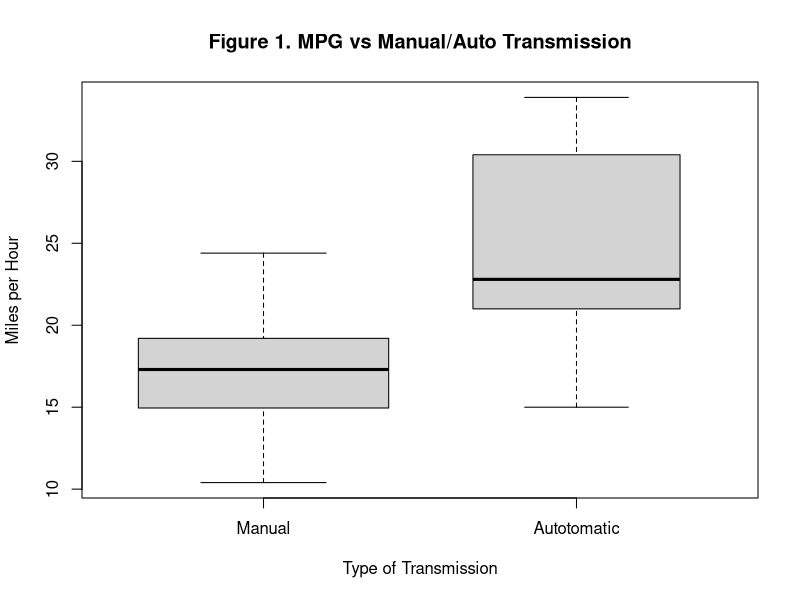
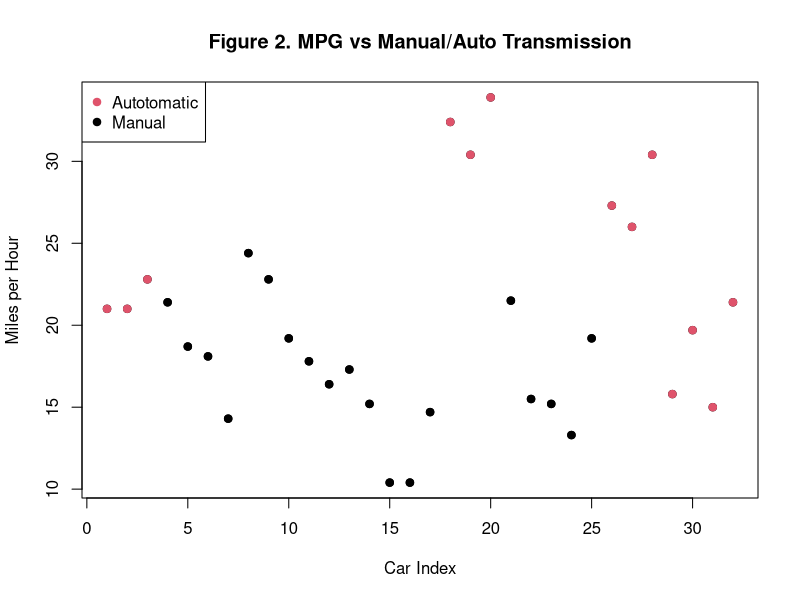

These figures' R source, in order: (Note: this script raises an error after producing the figures.)
## ---- chunk 1
library(car)
#pairs(myMtCars, panel = panel.smooth, main = "Car data", col = myMtCars$transmission)
myMtCars = data.frame(mtcars)
#myMtCars <- myMtCars[myMtCars$cyl != 8,] # NA
myMtCars$cyl <- ordered(myMtCars$cyl)
myMtCars$gear <- ordered(myMtCars$gear, labels=c("3","4","5"))
myMtCars$carb <- ordered(myMtCars$carb, labels=c("1","2","4","3","6","8"))
myMtCars$vs <- factor(myMtCars$vs, labels=c("V","Straight"))
myMtCars$transmission <- factor(mtcars$am, labels=c("Manual","Autotomatic"))
myMtCars <- myMtCars[, names(myMtCars) != "am"] # drop am variable

cf<-summary(lm(mpg ~ transmission, data = myMtCars))$coef   
allvarlm <- summary(lm(mpg ~., data=myMtCars))
wtCorr <- abs(round(cor(myMtCars$mpg,myMtCars$wt),2)*100)
ttest <- t.test(myMtCars[myMtCars$transmission == "Manual",]$mpg,myMtCars[myMtCars$transmission != "Manual",]$mpg)
#plot(myMtCars$mpg,pch=19,xlab = "Car Index", ylab = "Miles per Hour")
#points(myMtCars$mpg,pch=19,col=((myMtCars$transmission=="Manual")*1+1))
mod1 <- lm(mpg ~ transmission*., data=myMtCars) # all
mod2 <- lm(mpg ~ transmission:disp + transmission:hp + transmission:drat + transmission:wt + transmission:qsec,data=myMtCars) # remove NA
mod2.0 <- lm(mpg ~ transmission:wt + transmission:hp,data=myMtCars)
#mod3 <- lm(mpg ~ transmission:cyl + transmission:disp + transmission:hp + transmission:drat + transmission:wt + transmission:qsec,data=myMtCars)
mod2.1 <- lm(mpg ~ transmission:wt + transmission:qsec,data=myMtCars)
mod2.2 <- lm(mpg ~ transmission:wt + transmission:qsec + transmission:hp,data=myMtCars)
mod2.3 <- lm(mpg ~ transmission:wt + transmission:qsec + transmission:hp + transmission:disp,data=myMtCars)
#mod2.4 <- lm(mpg ~ transmission:cyl + transmission:disp + transmission:hp + transmission:drat + transmission:wt + transmission:qsec,data=myMtCars)
anova(mod2.0, mod2.2, mod2.3)#sig
anova(mod2.1, mod2.2, mod2.3)
## ---- chunk 2
summary(mod2.2)
## ---- chunk 3
#pairs(myMtCars, panel = panel.smooth, main = "Car data", col = myMtCars$transmission)
myMtCars = data.frame(mtcars)
myMtCars$cyl <- ordered(myMtCars$cyl)
myMtCars$gear <- ordered(myMtCars$gear, labels=c("3","4","5"))
myMtCars$carb <- ordered(myMtCars$carb, labels=c("1","2","4","3","6","8"))
myMtCars$vs <- factor(myMtCars$vs, labels=c("V","Straight"))
myMtCars$transmission <- factor(mtcars$am, labels=c("Manual","Autotomatic"))
myMtCars <- myMtCars[, names(myMtCars) != "am"] # drop am variable
## ---- chunk 4
boxplot(mpg ~ transmission, data = myMtCars,
        xlab = "Type of Transmission", ylab = "Miles per Hour",
        main = "Figure 1. MPG vs Manual/Auto Transmission", varwidth = TRUE, col = "lightgray")

plot(myMtCars$mpg,pch=19,xlab = "Car Index", ylab = "Miles per Hour",main = "Figure 2. MPG vs Manual/Auto Transmission")
points(myMtCars$mpg,pch=19,col=myMtCars$transmission)
legend("topleft", "(x,y)",unique(myMtCars$transmission),pch=19,col=unique(myMtCars$transmission))
## ---- chunk 5
wtCorr <- abs(round(cor(myMtCars$mpg,myMtCars$wt),2)*100)
t.test(myMtCars[myMtCars$transmission == "Manual",]$mpg,myMtCars[myMtCars$transmission != "Manual",]$mpg)
## ---- chunk 6
mod1 <- lm(mpg ~ transmission*., data=myMtCars) # all
mod2 <- lm(mpg ~ transmission:disp + transmission:hp + transmission:drat + transmission:wt + transmission:qsec,data=myMtCars) # remove NA
mod2.0 <- lm(mpg ~ transmission:wt + transmission:hp,data=myMtCars)
mod2.1 <- lm(mpg ~ transmission:wt + transmission:qsec,data=myMtCars)
mod2.2 <- lm(mpg ~ transmission:wt + transmission:qsec + transmission:hp,data=myMtCars)
mod2.3 <- lm(mpg ~ transmission:wt + transmission:qsec + transmission:hp + transmission:disp,data=myMtCars)
anova(mod2.0, mod2.2, mod2.3)#sig
anova(mod2.1, mod2.2, mod2.3)
## ---- chunk 7
qqPlot(mod2.2, main="QQ Plot")
cutoff <- 4/((nrow(myMtCars)-length(mod2.2$coefficients)-2)) 
plot(mod2.2, which=4, cook.levels=cutoff)
